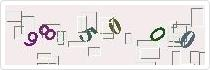
#> input picture B_0_DNN_Train/IDFigure.jpg, 210 x 70 px
$ python A_TestDelete.py   (older library calls are emulated)
#> lines starting #> are read from the running program, lines starting #| are printed output that depends on the picture; after the words box and inside, x2 and y2 are one past the last pixel; in counts of white or black regions, pixels touching at a corner belong together
import cv2
import PIL
import numpy as np
import matplotlib.pyplot as plt
import os

def DeNoise(img):
    for i in range(10):
        img = cv2.fastNlMeansDenoisingColored(img,None,10,10,7,21)
    return img

def DeNoise_gray(thresh,control):
    test = PIL.Image.fromarray(thresh.astype('uint8'), 'L')
    de = cv2.fastNlMeansDenoising(np.array(test),None,control,7,21)
    de[de > 0] = 255
    return de


def DeNoise_UseDefine(thresh,nn):
    for ii in range(nn,thresh.shape[0]):
        for jj in range(nn,thresh.shape[1]):
            index = thresh[ii-nn:ii+nn+1,jj-nn:jj+nn+1]
            if index[nn,nn] == 0:
                index2 = np.copy(index)
                index2[:,nn] = 255
                index2[nn,:] = 255
                if len(index2[index2==0]) == 0:
                    index[nn,:] = 255
                    index[:,nn] = 255
    return thresh


def DeNoise_UseDefineSignal(thresh,nn):
    for ii in range(nn,thresh.shape[0]):
        for jj in range(nn,thresh.shape[1]):
            index = thresh[ii-nn:ii+nn+1,jj-nn:jj+nn+1]
            if index[nn,nn] == 0:
                index2 = np.copy(index)
                if len(index2[index2==0]) == 1:
                    index[nn,nn] = 255
    return thresh

def ConnectTwoSideNumber(thresh):
                                                                                #### Connecting splited number
                                                                                #### Contain Vertical and Horizontal Part
    nn = 1
    for ii in range(nn,thresh.shape[0]-nn):
        for jj in range(nn,thresh.shape[1]-nn):
            index = thresh[ii - nn : ii + nn + 1,jj - nn : jj + nn + 1]
            if np.mean(index[:,1]) == 255 :                                     #### Vertial
                test1 = index[:,0]
                test2 = index[:,2]
                if len(test1[test1 == 0]) >=2 and len(test2[test2==0]) >= 2:
                    index[nn,nn] = 0

            if np.mean(index[1,:]) == 255 :                                     #### Horizon
                test3 = index[0,:]
                test4 = index[2,:]
                if len(test3[test3 == 0]) >=2 and len(test4[test4==0]) >= 2:
                    index[nn,nn] = 0
    return thresh


def TransferColorAndTakeOffBoundNoise(thresh):
    thresh[thresh == 0] = 254                                                   #### Transfer Color
    thresh[thresh == 255]= 0
    thresh[thresh == 254] = 255
    thresh[:,20] = 255                                                          #### Take Off Boundaried Noise
    thresh[-10:,:] = 255
    thresh[:10:,:] = 255
    return thresh


######## 此函數為尋找 x方向所有數字區間
def findBoundary(m):
    po = []
    for i in range(len(m)-1):
        if m[i+1] - m[i] < 0:
            po.append(i+1)
        elif m[i+1] - m[i] > 0:
            po.append(i)

    for ii in range(1,len(po)-1,2):
        if po[ii+1] - po[ii] <= 2:
            po[ii] = 0
            po[ii+1] = 0

    po2 = []
    for ii in po:
        if ii != 0:
            po2.append(ii)

    if len(po2) % 2 == 1:
        if m[0] == 0:
            po2 = [0] + po2
        elif m[-1] == 0:
            po2.append(len(m)-1)
    return po2


######## This function is to find most continued of figure for y-axis
######## 此函數為尋找 y方向之最長連續段數字
def diffAndCatching(data):
    dif = []
    for ii in range(1,len(data),2):
        dif.append(data[ii]-data[ii-1])
    po = []
    position = dif.index(max(dif))
    po.append(data[2*position])
    po.append(data[2*position+1])
    return po
####################################################################


def SpliterImgAndProcessDone(thresh):
    ######## This part is to splite figure that step show below
    ######## step 1 : Projecting number to x-axis, the result will show 255(None) or 0(have figure)
    lis = [min(vv) for vv in thresh.T.tolist()]
    po = findBoundary(lis)
    fig1 = []
    for ii in range(0,len(po),2):
        if po[ii+1] - po[ii] >= 4:                   #### Catching width enough figure
            index = thresh[:,po[ii]:po[ii+1]]
            fig1.append(index)

    fig2 = []
    for ff in fig1:
        lis = [min(vv) for vv in ff.tolist()]
        po = findBoundary(lis)
        po2 = diffAndCatching(po)
        resultFF = ff[po2[0]:po2[1]+1,:]
        if resultFF.shape[1] >= 10:                 #### Catching width enough figure
            fig2.append(resultFF)

    fig4 = []
    for kk,ff in enumerate(fig2):
        lis = [min(vv) for vv in ff.T.tolist()]
        po = findBoundary(lis)

        if po != [] and (min(ff[:,0]) != 0 or min(ff[:,ff.shape[1]-1]) != 0):
            if po[0] <= ff.shape[1]/2:
                ff = ff[:,po[0]:]
            else:
                ff = ff[:,:po[0]]

        if ff.shape[1] >= 23:
            ss = int(np.floor(ff.shape[1]/2))
            ff1 = ff[:,:ss]
            ff2 = ff[:,ss:]
            fig4.append(ff1)
            fig4.append(ff2)
        else:
            fig4.append(ff)

    fig5 = []
    for ii,ff in enumerate(fig4):
        lis = [min(vv) for vv in ff.tolist()]
        po = findBoundary(lis)
        if po != [] and (lis[0] != 0 or lis[-1] != 0):
            po2 = diffAndCatching(po)
            resultFF = ff[po2[0]:po2[1],:]
            if resultFF.shape[1] >= 10:                 #### Catching width enough figure
                fig5.append(resultFF)
        else:
            fig5.append(ff)

    return fig5


FilePaeh = os.path.join(os.getcwd(),'IDFigure.jpg')
SavePath = os.path.join(os.getcwd(),'0_OnlineIndex')


if not os.path.exists(SavePath):
    os.mkdir(SavePath)

files = os.listdir(SavePath)
for ff in files:
    os.remove(os.path.join(SavePath,ff))


img = PIL.Image.open(FilePaeh).convert('RGB')
#> img is the input picture: PIL image 210x70 RGB; mean R, G, B 232, 226.9, 226.9
open_cv_img = np.array(img)
img_gray = cv2.cvtColor(open_cv_img,cv2.COLOR_BGR2GRAY)


img_gray[img_gray > 110] = 0
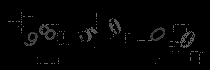
#> img_gray: shape (70, 210); min 0, max 110, mean 4.1
_, thresh = cv2.threshold(img_gray,0,255,0)
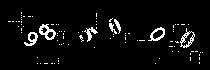
#> thresh: shape (70, 210); 5% white in thin lines or dots, all inside (x1, y1, x2, y2) = (8, 12, 203, 64)


thresh = TransferColorAndTakeOffBoundNoise(thresh)
#> in TransferColorAndTakeOffBoundNoise, `thresh[-10:,:] = 255`: thresh: shape (70, 210); 95.1% white; black in thin lines or dots, all inside (x1, y1, x2, y2) = (8, 12, 203, 60)
thresh = DeNoise_UseDefine(thresh,2)
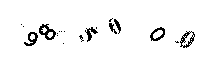
#> thresh: shape (70, 210); 95.9% white; black in thin lines or dots, all inside (x1, y1, x2, y2) = (21, 18, 195, 48)
thresh = DeNoise_UseDefineSignal(thresh,1)
#> thresh: shape (70, 210); 96% white; black in thin lines or dots, all inside (x1, y1, x2, y2) = (24, 18, 195, 48)
thresh = ConnectTwoSideNumber(thresh)

fig5 = []
fig5 = SpliterImgAndProcessDone(thresh)
#> in SpliterImgAndProcessDone, `lis = [min(vv) for vv in thresh.T.tolist()]`: lis = 210 values, max 255 at index 0, min 0 at index 24, mean 139.6
#> after the loop in findBoundary, `for i in range(len(m)-1):`: po = [24, 37, 39, 55, 79, 83, 85, 97, 109, 120, 150, 164, 175, 178, 180, 194]
#> the loop in findBoundary, `for ii in range(1,len(po)-1,2):` made 7 passes
#> ii on passes 2 to 7: 3, 5, 7, 9, 11, 13
#> after the loop in findBoundary, `for ii in range(1,len(po)-1,2):`: po = [24, 0, 0, 55, 79, 0, 0, 97, 109, 120, 150, 164, 175, 0, 0, 194]
#> the loop in findBoundary, `for ii in po:` made 16 passes
#> ii on passes 1 to 12: 24, 0, 0, 55, 79, 0, 0, 97, 109, 120, 150, 164
#> after the loop in findBoundary, `for ii in po:`: po2 = [24, 55, 79, 97, 109, 120, 150, 164, 175, 194]
#> the loop in SpliterImgAndProcessDone, `for ii in range(0,len(po),2):` made 5 passes
#> ii on passes 3 to 5: 4, 6, 8
#> pass 1, in SpliterImgAndProcessDone, `index = thresh[:,po[ii]:po[ii+1]]`:
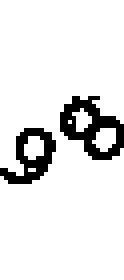
#> index: shape (70, 31) (shown 4 times larger); 90.1% white; black in thin lines or dots, all inside (x1, y1, x2, y2) = (0, 24, 31, 46)
#> after the loop in SpliterImgAndProcessDone, `for ii in range(0,len(po),2):`: fig1 = 5 items
#> the loop in SpliterImgAndProcessDone, `for ff in fig1:` made 5 passes
#> po2 on passes 1 to 5: [24, 45], [27, 41], [18, 33], [27, 40], [31, 47]
#> pass 1, in SpliterImgAndProcessDone, `resultFF = ff[po2[0]:po2[1]+1,:]`:
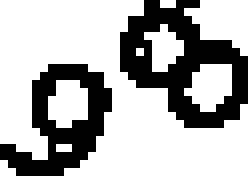
#> resultFF: shape (22, 31) (shown 8 times larger); 68.6% white; black in thin lines or dots
#> the loop in SpliterImgAndProcessDone, `for kk,ff in enumerate(fig2):` made 5 passes
#> (po, ss) on pass 1: ([13, 15], 15)
#> (lis, po) on passes 2, 5: ([0, 0, 0, 0, 0, 255, 0, 0, 0, 0, 0, 0, 0, 0, 0, 0, 0, 0], [4, 6]), ([0, 0, 0, 0, 255, 0, 0, 0, 0, 0, 0, 0, 0, 0, 0, 0, 0, 0, 0], [3, 5])
#> after the loop in SpliterImgAndProcessDone, `for kk,ff in enumerate(fig2):`: fig4 = 6 items
#> the loop in SpliterImgAndProcessDone, `for ii,ff in enumerate(fig4):` made 6 passes
#> position in diffAndCatching on pass 1: 0
#> position in diffAndCatching on pass 2: 0
#> fig5 = 6 items


#> (the run stopped early here; a loop or call above may not have finished)
